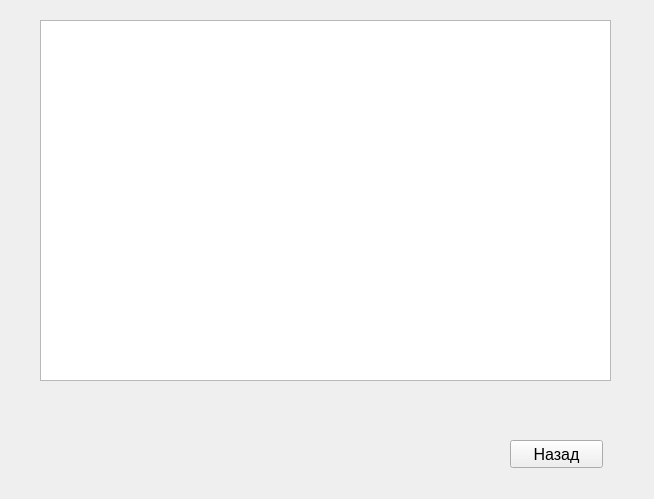
<?xml version="1.0" encoding="UTF-8"?>
<ui version="4.0">
 <class>mess</class>
 <widget class="QWidget" name="mess">
  <property name="geometry">
   <rect>
    <x>0</x>
    <y>0</y>
    <width>654</width>
    <height>499</height>
   </rect>
  </property>
  <property name="windowTitle">
   <string>Form</string>
  </property>
  <widget class="QTableWidget" name="tableWidget">
   <property name="geometry">
    <rect>
     <x>40</x>
     <y>20</y>
     <width>571</width>
     <height>361</height>
    </rect>
   </property>
   <property name="font">
    <font>
     <pointsize>12</pointsize>
    </font>
   </property>
  </widget>
  <widget class="QPushButton" name="back">
   <property name="geometry">
    <rect>
     <x>510</x>
     <y>440</y>
     <width>93</width>
     <height>28</height>
    </rect>
   </property>
   <property name="font">
    <font>
     <pointsize>12</pointsize>
    </font>
   </property>
   <property name="text">
    <string>Назад</string>
   </property>
  </widget>
 </widget>
 <resources/>
 <connections/>
</ui>
